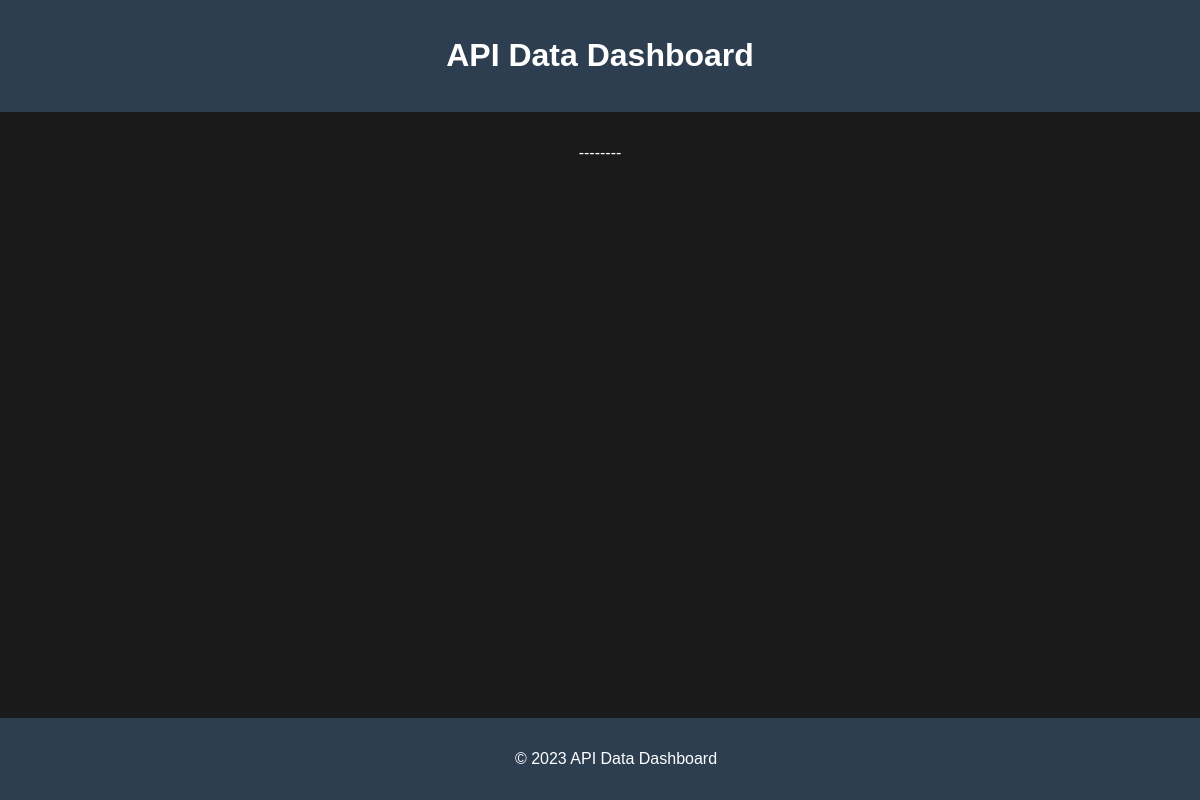
Page /23 (signed in) on the earlier database version.
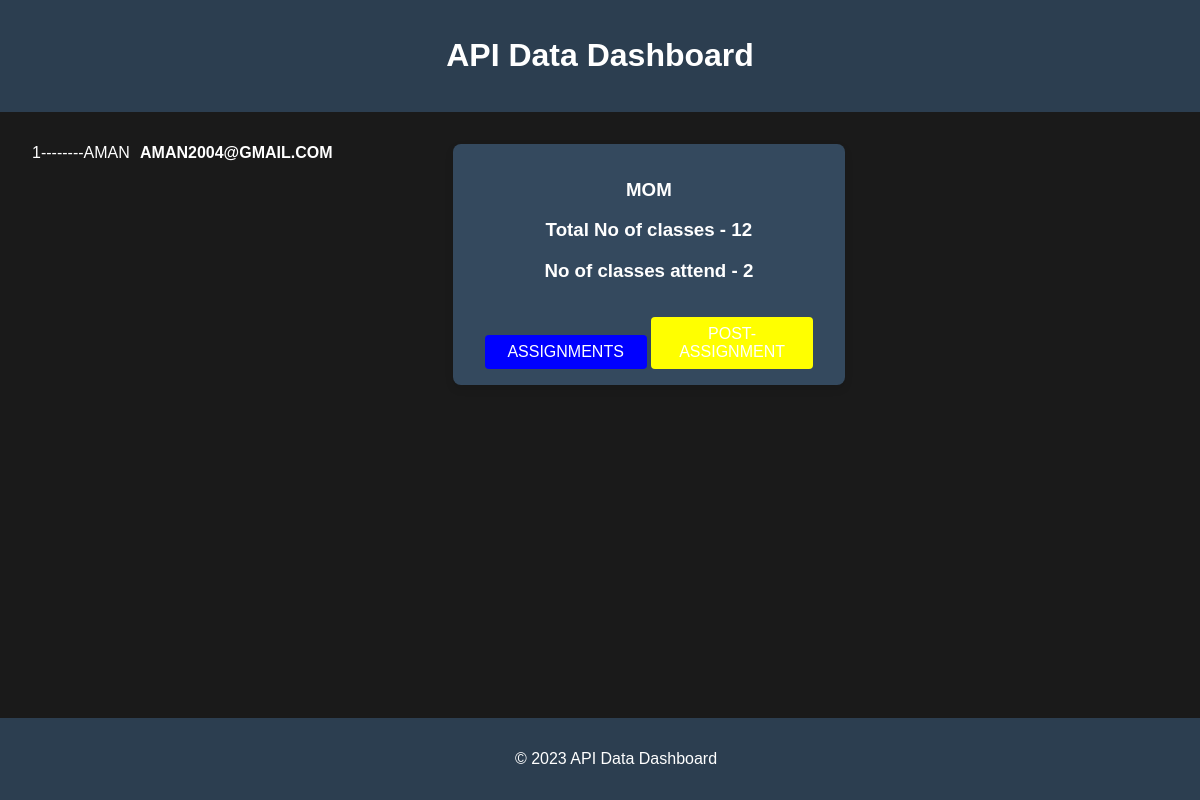
Same page on the later database version.
### api/models.py (models this page shows, shortened)
class Student(models.Model):
      name = models.ForeignKey(User , on_delete=models.CASCADE  ,null = True , blank = True)
      attendance_status = models.CharField(max_length=7)
      subjects = models.ManyToManyField(Subject)

class Attendance(models.Model):
      subject = models.ForeignKey(Subject , on_delete= models.CASCADE)
      student = models.ForeignKey(Student , on_delete= models.CASCADE , null = True)
      no_of_classes_attended = models.IntegerField(default = 0)

class Subject(models.Model):
      name = models.CharField(max_length=20)
      No_of_classes = models.IntegerField(default = 0 )
      no_of_required_classes = models.IntegerField(default = 0)

### user_accounts/views.py (the view)
# urls.py: path("<pk>", student_data , name="student-data"),
def student_data(request,pk):
        student = Student.objects.filter(id = pk).first()
        data = Attendance.objects.filter(student = student)
        staff = staff_data.objects.filter(name = request.user)
        context = {
                "obj":staff,
                "stu":student,
                "data":data
        }
        return render(request , "CRUD.html" , context)

### TEMPLATES/CRUD.html (shortened to what this page needs)
<!DOCTYPE html>
<html lang="en">
<head>
</head>
<body>
  <header>
    <h1>API Data Dashboard</h1>
  </header>
  <section>
    <div class="card1">
   <div class ="abc">{{stu.name.id}}--------{{stu.name.username}}</div>
 {% for i in data %}
   <h4 class = 'abcd'>{{stu.name.email}}</h4>
  </div>
  <div class="card">
    <h3>{{i.subject.name}}</h3>
    <h3>Total No of classes - {{i.subject.No_of_classes}}</h3>
    <h3>No of classes attend - {{i.no_of_classes_attended}}</h3>
    <a href = "{% url "assignment"  %}?stu={{stu.name.username}}&sub={{i.subject.name}}"><button type = "submit"  class="button-blue">ASSIGNMENTS</button></a>
    <a href = "{% url "post-assignment" %}?stu={{stu.name.username}}&sub={{i.subject.name}}"><button type = "submit" class = "button-yellow">POST-ASSIGNMENT</button></a>
</div>
 {% endfor %}
  </section>
  <footer>
    <p>&copy; 2023 API Data Dashboard</p>
  </footer>
</body>
</html>

Differences in the rows shown:
added Student: name.id "1", name.username "AMAN", name.email "AMAN2004@GMAIL.COM"
added Attendance: subject.name "MOM", subject.No_of_classes "12", no_of_classes_attended "2"
